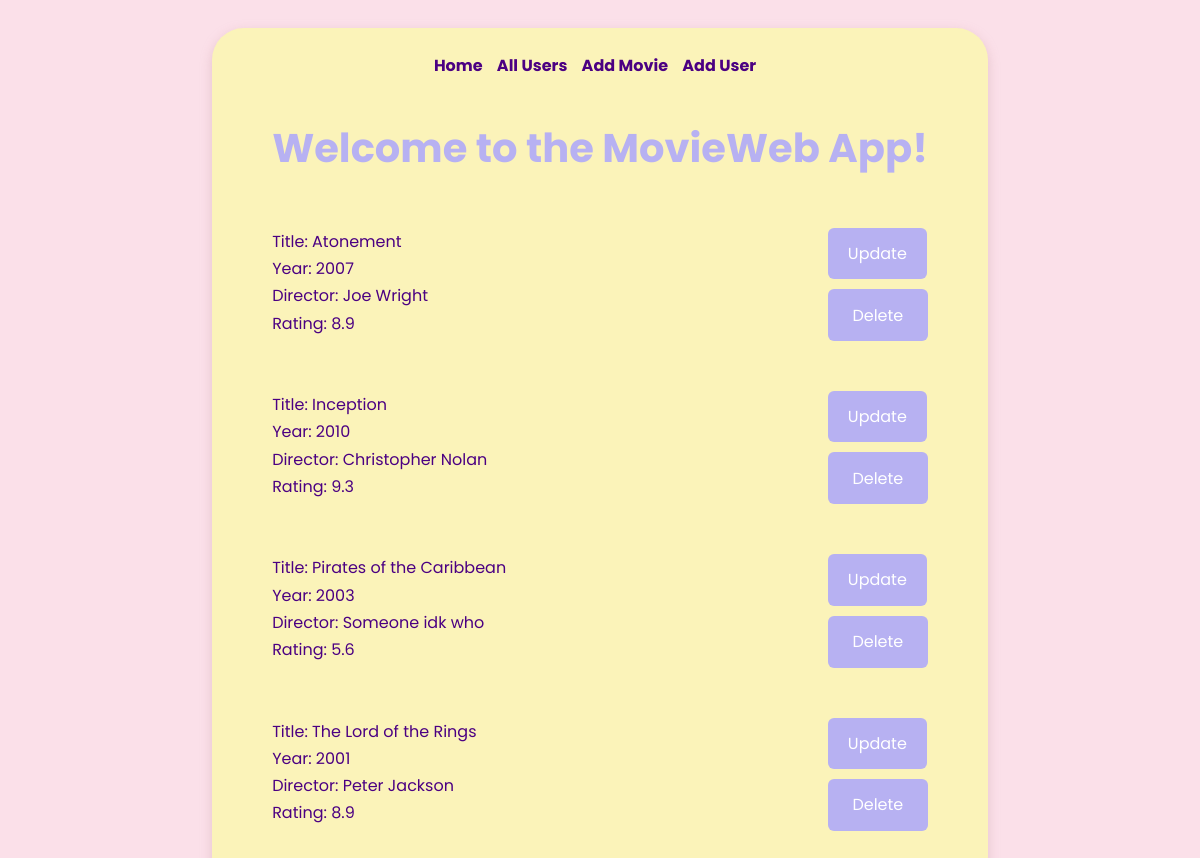
Before: / with the older database file.
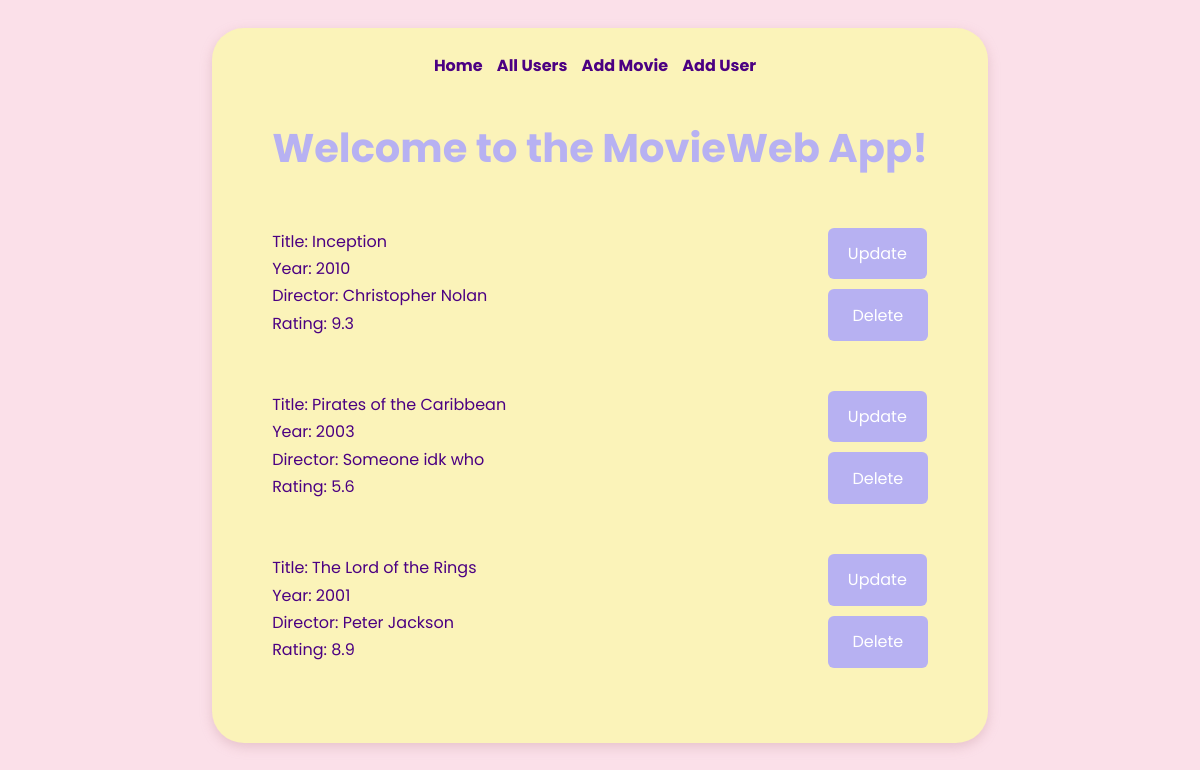
After: the same page with the newer database file.
### datamanager/data_models.py (models this page shows, shortened)
class Movie(db.Model):
    __tablename__ = "movies"
    id = Column(Integer, primary_key=True, autoincrement=True)
    name = Column(String)
    director = Column(String)
    year = Column(Integer)
    rating = Column(Float)

### app.py (the view)
@app.route('/')
def home():
    movies = data_manager.get_all_movies()
    return render_template('index.html', movies=movies)

### datamanager/sqlite_data_manager.py (called while the page is built)
    def get_all_movies(self):
        movies = self.models.Movie.query.all()
        return movies

### templates/index.html (shortened to what this page needs)
<!DOCTYPE html>
<html lang="en">
<head>
    <link rel="stylesheet" href="/static/styles.css">
</head>
<body>
<main>
    <nav>
        <a class="nav_element" href="/">Home</a>
        <a class="nav_element" href="/users">All Users</a>
        <a class="nav_element" href="/add_movie">Add Movie</a>
        <a class="nav_element" href="/add_user">Add User</a>
    </nav>
    <h1>Welcome to the MovieWeb App!</h1>
    <div>
        <ul>
            {% for movie in movies %}
            <li>
                <div>
                    Title: {{ movie.name }} <br>
                    Year: {{ movie.year }} <br>
                    Director: {{ movie.director }} <br>
                    Rating: {{ movie.rating }} <br>
                </div>
                <div id="update-delete">
                    <a href="/update_movie?movie_id_select={{ movie.id }}" id="update-button">Update</a>
                    <form method="POST"
                          action="{{ url_for('delete_movie', movie_id=movie.id) }}">
                        <button id="delete_button_id" type="submit">Delete</button>
                    </form>
                </div>
            </li>
            {% endfor %}
        </ul>
    </div>
</main>
</body>
</html>

### static/styles.css (style rules this page uses)
body { background-color: #FBE0E9; font-family: 'Poppins', sans-serif; color: #4B0082; display: flex; justify-content: center; }
main { background-color: #FBF3B9; border-radius: 2rem; padding: 25px 60px; margin: 20px; box-shadow: 0 4px 12px rgba(200, 150, 160, 0.4); }
nav { text-align: center; margin-bottom: 40px; }
.nav_element { text-decoration: none; font-weight: bold; color: #4B0082; margin-right: 10px; }
h1 { font-family: 'Poppins', sans-serif; font-weight: bold; font-size: 2.5em; color: #B7B1F2; text-align: center; margin-bottom: 50px; }
ul { padding: 0; list-style-type: none; }
li { display: flex; justify-content: space-between; margin-bottom: 50px; color: #4B0082; line-height: 1.7; }
form { margin-top: 10px; text-align: center; }
#delete_button_id { width: 100px; height: 52px; }
#update-button, form button { text-decoration: none; display: inline-block; padding: 12px 20px; background-color: #B7B1F2; color: white; border: none; border-radius: 6px; cursor: pointer; font-size: 1em; font-family: 'Poppins', sans-serif; }

Changed rows visible on the page:
removed Movie: name "Atonement", year "2007", director "Joe Wright", rating "8.9"
